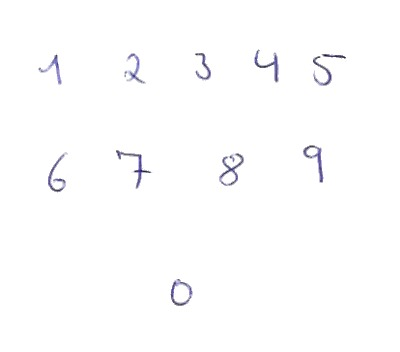
#> input picture handwritten.jpg, 400 x 352 px
$ jupyter execute --allow-errors myonn.ipynb   (shell and % lines are left out)   (older library calls are emulated)
#> lines starting #> are read from the running program, lines starting #| are printed output that depends on the picture; after the words box and inside, x2 and y2 are one past the last pixel; in counts of white or black regions, pixels touching at a corner belong together
[cell 1]
import numpy as np
import matplotlib.pyplot as plt
import scipy.special
import scipy.misc
from scipy import ndimage
import cv2

[cell 2]
class NeuralNetwork:
    def __init__(self, inputnodes, hiddennodes, outputnodes, learningrate):
        self.inodes = inputnodes
        self.hnodes = hiddennodes
        self.onodes = outputnodes
        self.lr = learningrate
        rng = np.random.default_rng(0)
#         self.wih = rng.random((hnodes, inodes)) - self.lr
#         self.who = rng.random((onodes, hnodes)) - self.lr
        # initial weights using this function leads to better results
        self.wih = np.random.normal(0.0, pow(self.inodes, -0.5), (self.hnodes, self.inodes))
        self.who = np.random.normal(0.0, pow(self.hnodes, -0.5), (self.onodes, self.hnodes))
        self.act = lambda x: scipy.special.expit(x)  # sigmoid

    def train(self, inputs, targets):
        inputs = np.array(inputs, ndmin=2).T
        targets = np.array(targets, ndmin=2).T

        i_h = np.dot(self.wih, inputs)
        i_h_act = self.act(i_h)
        h_o = np.dot(self.who, i_h_act)
        h_o_act = self.act(h_o)

        e_h_o = targets - h_o_act
        bp_h_o = np.dot(self.who.T, e_h_o)

        self.who += self.lr * np.dot(e_h_o * h_o_act * (1.0 - h_o_act), i_h_act.T)
        self.wih += self.lr * np.dot(bp_h_o * i_h_act * (1.0 - i_h_act), inputs.T)

        return self.wih, self.who


    def query(self, inputs):
        inputs = np.array(inputs, ndmin=2).T
        i_h = np.dot(self.wih, inputs)
        i_h_act = self.act(i_h)
        h_o = np.dot(self.who, i_h_act)
        h_o_act = self.act(h_o)
        return h_o_act

#> (a cell that did not finish here is left out)

#> (a cell that did not finish here is left out)

#> (a cell that did not finish here is left out)

#> (a cell that did not finish here is left out)

#> (a cell that did not finish here is left out)

[cell 8]
correct = 0
#> (the rest of this cell did not finish here and is left out)

[cell 9]
im = cv2.imread("handwritten.jpg")
#> im is the input picture: shape (352, 400, 3); mean B, G, R 253.5, 253.1, 253.1

_, sp = plt.subplots(1, 2)
sp[0].imshow(im)

im = cv2.bitwise_not(im)  # invert
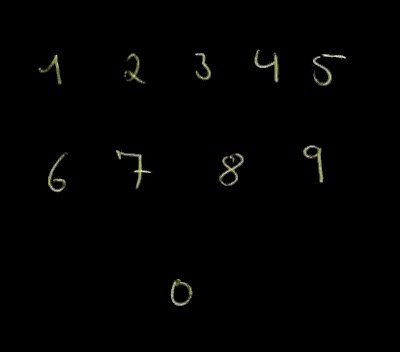
#> im: shape (352, 400, 3); mean B, G, R 1.5, 1.9, 1.9
im = cv2.cvtColor(im, cv2.COLOR_BGR2GRAY)
#> im: shape (352, 400)
im = im / 255 * .99 + .01
im = np.where(im > .1, .99, .01)
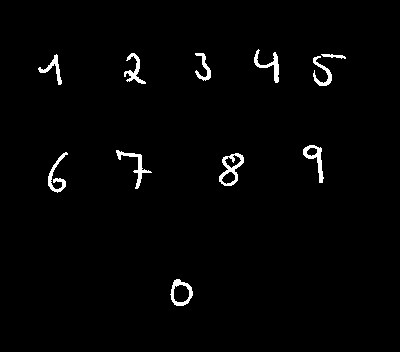
#> im: shape (352, 400) float64; values 0.01 (black) and 0.99 (white), 1.7% white; 11 white regions, largest, box (x1, y1, x2, y2) and area: (219, 153, 244, 186) 319, (116, 150, 152, 189) 271, (303, 145, 324, 183) 261
sp[1].imshow(im)
plt.show()
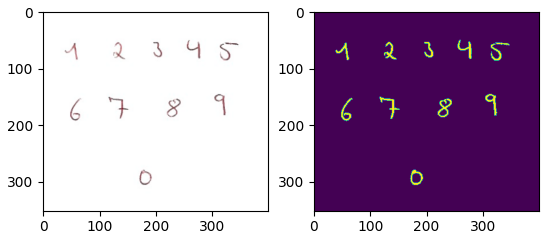
#> figure drawn by matplotlib, 2 panels; B, G, R data is drawn as R, G, B

[cell 10]
def raster(coo, w=40):
    return coo + w

coords = [(272, 161), (48, 30), (47, 113), (45, 181), (42, 244),
          (48, 303), (151, 35), (140, 110), (149, 209), (135, 292)]
sep = []
for c in range(len(coords)):
    y,x = coords[c]
    rst = 50 if c in [7, 6] else 40
    sep.append(cv2.resize(im[y:raster(y, rst), x:raster(x, rst)], dsize=(28, 28)))
#> after the loop, sep = 10 items

subplots = plt.subplots(2, 5)
si = 0
#> (the rest of this cell did not finish here and is left out)
